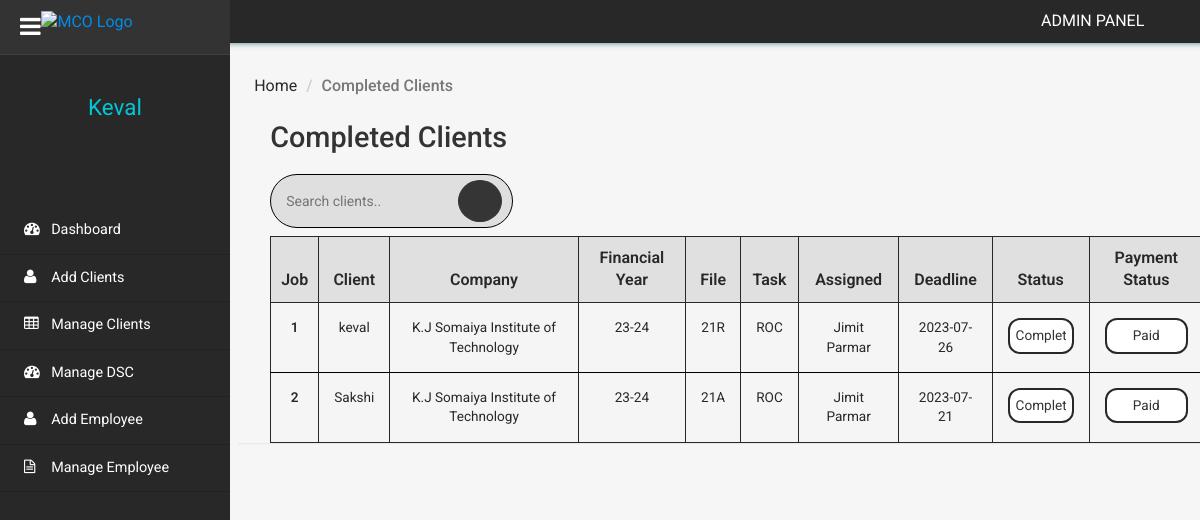
Page /clientms/admin/work-done-clients.php (signed in) on the committed database.
### tables this page shows
CREATE TABLE `tblclient` (
  `ID` int(10) NOT NULL,
  `ContactName` varchar(30) DEFAULT NULL,
  `CompanyName` varchar(120) DEFAULT NULL,
  `Notes` mediumtext DEFAULT NULL,
  `ClientAddedBy` varchar(20) DEFAULT NULL,
  `deadline` date DEFAULT NULL,
  `Tag` varchar(20) DEFAULT NULL,
  `financialyear` varchar(15) DEFAULT NULL,
  `file` varchar(15) DEFAULT NULL,
  `budgethrs` int(10) DEFAULT NULL,
  `actualhrs` int(10) DEFAULT NULL,
  `expense` varchar(30) DEFAULT NULL,
  `remark` text DEFAULT NULL,
  `CreationDate` timestamp NULL DEFAULT current_timestamp(),
  `Status` varchar(20) NOT NULL DEFAULT 'Not Started',
  `PaymentStatus` varchar(12) NOT NULL DEFAULT 'Pending',
  `expiryDate1` date DEFAULT NULL,
  `expiryDate2` date DEFAULT NULL,
  `expiryDate3` date DEFAULT NULL
);

CREATE TABLE `tblemployee` (
  `EmployeeID` int(11) NOT NULL,
  `EmployeeName` varchar(255) DEFAULT NULL,
  `EmployeePhnumber` bigint(10) DEFAULT NULL,
  `Password` text DEFAULT 'password',
  `CreationDate` timestamp NOT NULL DEFAULT current_timestamp()
);

### clientms/admin/work-done-clients.php (the view, shortened to what this page needs)
<?php
include('includes/dbconnection.php');
if (strlen($_SESSION['clientmsaid']) == 0) {
    header('location:logout.php');
} else {
    function getAssignedEmployeeName($clientId){
        global $dbh;
        $sql = "SELECT e.EmployeeName
                FROM tblassignments a
                JOIN tblemployee e ON a.EmployeeID = e.EmployeeID
                WHERE a.ID = :clientId";
        $query = $dbh->prepare($sql);
        $query->bindParam(':clientId', $clientId, PDO::PARAM_INT);
        $query->execute();
        $result = $query->fetch(PDO::FETCH_ASSOC);
        if ($result) {
            return htmlentities($result['EmployeeName']);
        }
    }
    $sql = "SELECT * FROM tblclient WHERE Status = 'Completed'";
		$query = $dbh->prepare($sql);
		$query->execute();
		$clients = $query->fetchAll(PDO::FETCH_OBJ);
}
?>
<!DOCTYPE HTML>
<html>
<head>
    <link href="css/bootstrap.min.css" rel='stylesheet' type='text/css' />
    <link href="css/style.css" rel='stylesheet' type='text/css' />
    <link href="css/font-awesome.css" rel="stylesheet">
    <link rel="stylesheet" href="css/icon-font.min.css" type='text/css' />
</head>
<body>
    <div class="page-container">
        <div class="left-content">
            <div class="inner-content">
                <?php include_once('includes/header.php');?>
                <div class="outter-wp">
                    <div class="sub-heard-part">
                        <ol class="breadcrumb m-b-0">
                            <li><a href="dashboard.php">Home</a></li>
                            <li class="active">Completed Clients</li>
                        </ol>
                    </div>
                    <div class="graph-visual tables-main">
                        <h3 class="inner-tittle two">Completed Clients</h3>
                        <div class="graph">
                        <div class="search-bar-container">
                            <div class="search-bar">
                                <form method="GET" action="">
                                    <input type="text" name="search" placeholder="Search clients..">
                                    <button type="submit"><i class = "lnr lnr-magnifier"></i></button>
                                </form>
                            </div>
                        </div>
                            <div class="tables">
                                <table class="table" border="1" id="client-table">
                                    <thead>
                                        <tr>
                                            <th>Job</th>
                                            <th >Client </th>
                                            <th>Company</th>
                                            <th>Financial Year</th>
                                            <th>File</th>
                                            <th>Task</th>
                                            <th>Assigned</th>
                                            <th>Deadline</th>
                                            <th>Status</th>
                                            <th>Payment Status</th>
                                        </tr>
                                    </thead>
                                    <tbody>
                                        <?php
                                        $cnt = 1;
                                        if (!empty($clients)) {
                                            foreach ($clients as $client) {
                                        ?>
                                                <tr class="active">
                                                    <th scope="row"><?php echo htmlentities($cnt); ?></th>
                                                    <td onclick="window.location.href='edit-client-details.php?addid=<?php echo $client->ID; ?>'"><?php echo htmlentities($client->ContactName); ?></td>
                                                    <td onclick="window.location.href='edit-client-details.php?addid=<?php echo $client->ID; ?>'"><?php echo htmlentities($client->CompanyName); ?></td>
                                                    <td onclick="window.location.href='edit-client-details.php?addid=<?php echo $client->ID; ?>'"><?php echo htmlentities($client->financialyear); ?></td>
                                                    <td onclick="window.location.href='edit-client-details.php?addid=<?php echo $client->ID; ?>'"><?php echo htmlentities($client->file); ?></td>
                                                    <td onclick="window.location.href='edit-client-details.php?addid=<?php echo $client->ID; ?>'"><?php echo htmlentities($client->Tag); ?></td>
                                                    <td onclick="window.location.href='edit-client-details.php?addid=<?php echo $client->ID; ?>'"><?php echo getAssignedEmployeeName($client->ID); ?></td>
                                                    <td onclick="window.location.href='edit-client-details.php?addid=<?php echo $client->ID; ?>'"><?php echo htmlentities($client->deadline); ?></td>
                                                    <td>
                                                        <select name="status" onchange="updateStatus('<?php echo $client->ID; ?>', this.value)">
                                                            <option value="Completed" <?php if ($client->Status == 'Completed') echo 'selected'; ?>>Completed</option>
                                                        </select>
                                                    </td>
                                                    <td>
                                                    <select name="payment_status" onchange="updatePaymentStatus('<?php echo $client->ID; ?>', this.value)">
                                                        <option value="Paid" <?php if ($client->PaymentStatus == 'Paid') echo 'selected'; ?>>Paid</option>
                                                    </select>
                                                    </td>
                                                </tr>
                                        <?php
                                                $cnt++;
                                            }
                                        }
                                        ?>
                                    </tbody>
                                </table>
                            </div>
                        </div>
                    </div>
                </div>
            </div>
        </div>
        <?php include_once('includes/sidebar.php');?>
    </div>
</body>
</html>

### clientms/admin/includes/sidebar.php (shortened to what this page needs)
 <div class="sidebar-menu">
    <header class="logo">
        <a href="#" class="sidebar-icon"> <span class="fa fa-bars"></span> </a> <a href="dashboard.php"> <span id="logo"> <img src="https://imgur.com/b87Yw8H.png" alt="MCO Logo" style="width: 55%; margin-left: -10%; margin-top: -11%">
</span>
        </a>
    </header>
    <div class="down">
        <?php
$aid=$_SESSION['clientmsaid'];
$sql="SELECT AdminName from  tbladmin where ID=:aid";
$query = $dbh -> prepare($sql);
$query->bindParam(':aid',$aid,PDO::PARAM_STR);
$query->execute();
$results=$query->fetchAll(PDO::FETCH_OBJ);
$cnt=1;
if($query->rowCount() > 0)
{
foreach($results as $row)
{               ?>
        <a href="dashboard.php"><span class=" name-caret"><?php  echo $row->AdminName;?></span></a><br>
        <?php $cnt=$cnt+1;}} ?>
        <ul>
            <li><a class="tooltips" href="admin-profile.php"><span>Profile</span><i class="lnr lnr-user"></i></a></li>
            <li><a class="tooltips" href="change-password.php"><span>Settings</span><i class="lnr lnr-cog"></i></a></li>
            <li><a class="tooltips" href="logout.php"><span>Log out</span><i class="lnr lnr-power-switch"></i></a></li>
        </ul>
    </div>
    <div class="menu">
        <ul id="menu" >
            <li><a href="dashboard.php"><i class="fa fa-tachometer"></i> <span>Dashboard</span></a></li>
            <li><a href="add-client.php"><i class="fa fa-user"></i> <span>Add Clients</span></a></li>
            <li><a href="manage-client.php"><i class="fa fa-table"></i> <span>Manage Clients</span></a></li>
            <li><a href="manage-dsc.php"><i class="fa fa-tachometer"></i> <span>Manage DSC</span></a></li>
            <li><a href="add-employee.php"><i class="fa fa-user"></i> <span>Add Employee</span></a></li>
            <li><a href="manage-employee.php"><i class="fa fa-file-text-o"></i> <span>Manage Employee</span></a></li>
        </ul>
    </div>
</div>

### rows in the picture
tblclient: ContactName "keval", CompanyName "K.J Somaiya Institute of Technology", financialyear "23-24", file "21R", Tag "ROC", ID.EmployeeName "Jimit Parmar", deadline "2023-07-26", status "Completed", payment_status "Paid"
tblclient: ContactName "Sakshi", CompanyName "K.J Somaiya Institute of Technology", financialyear "23-24", file "21A", Tag "ROC", ID.EmployeeName "Jimit Parmar", deadline "2023-07-21", status "Completed", payment_status "Paid"

### other values in the picture
$row->AdminName "Keval"
